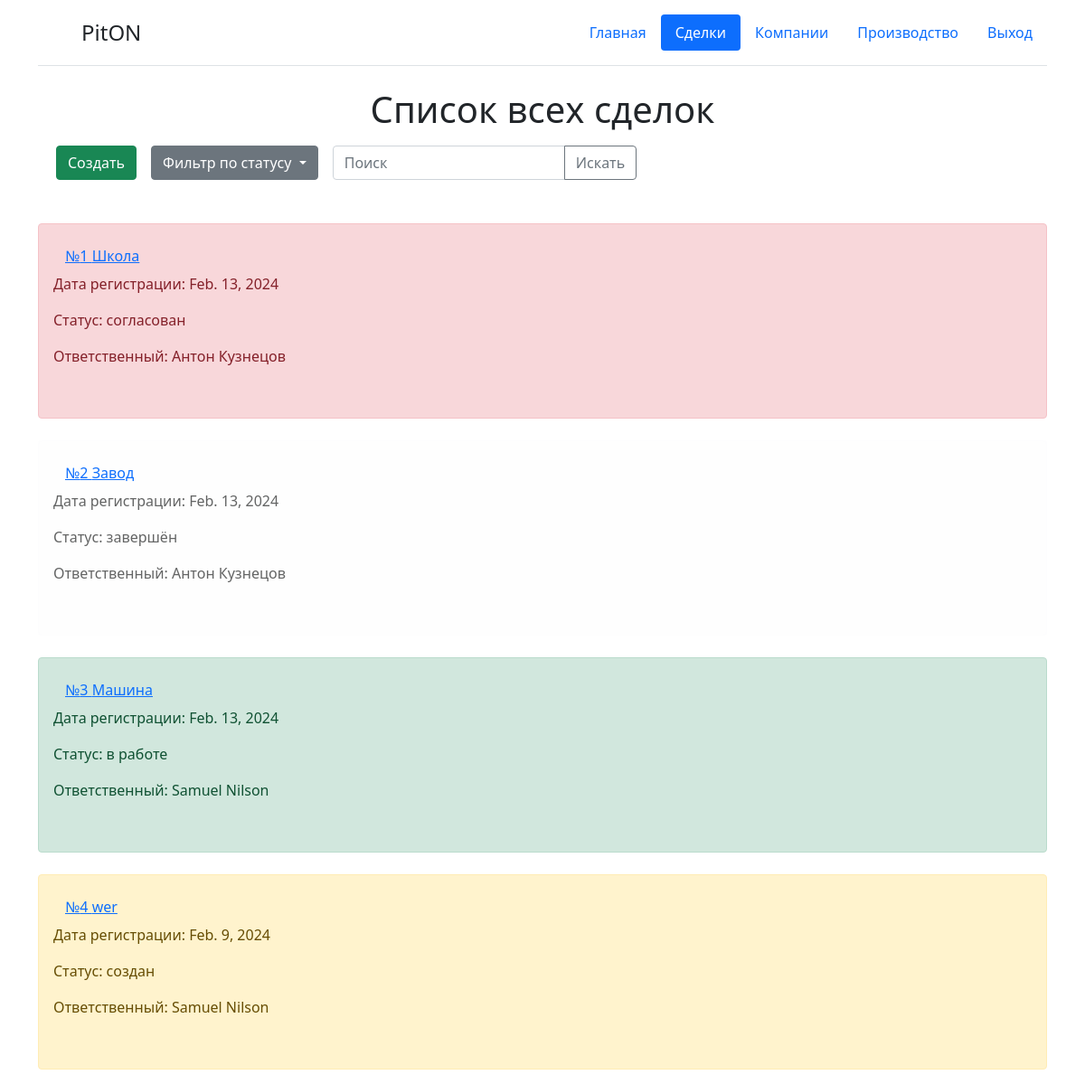
Page /transactionList (signed in) on the earlier database version.
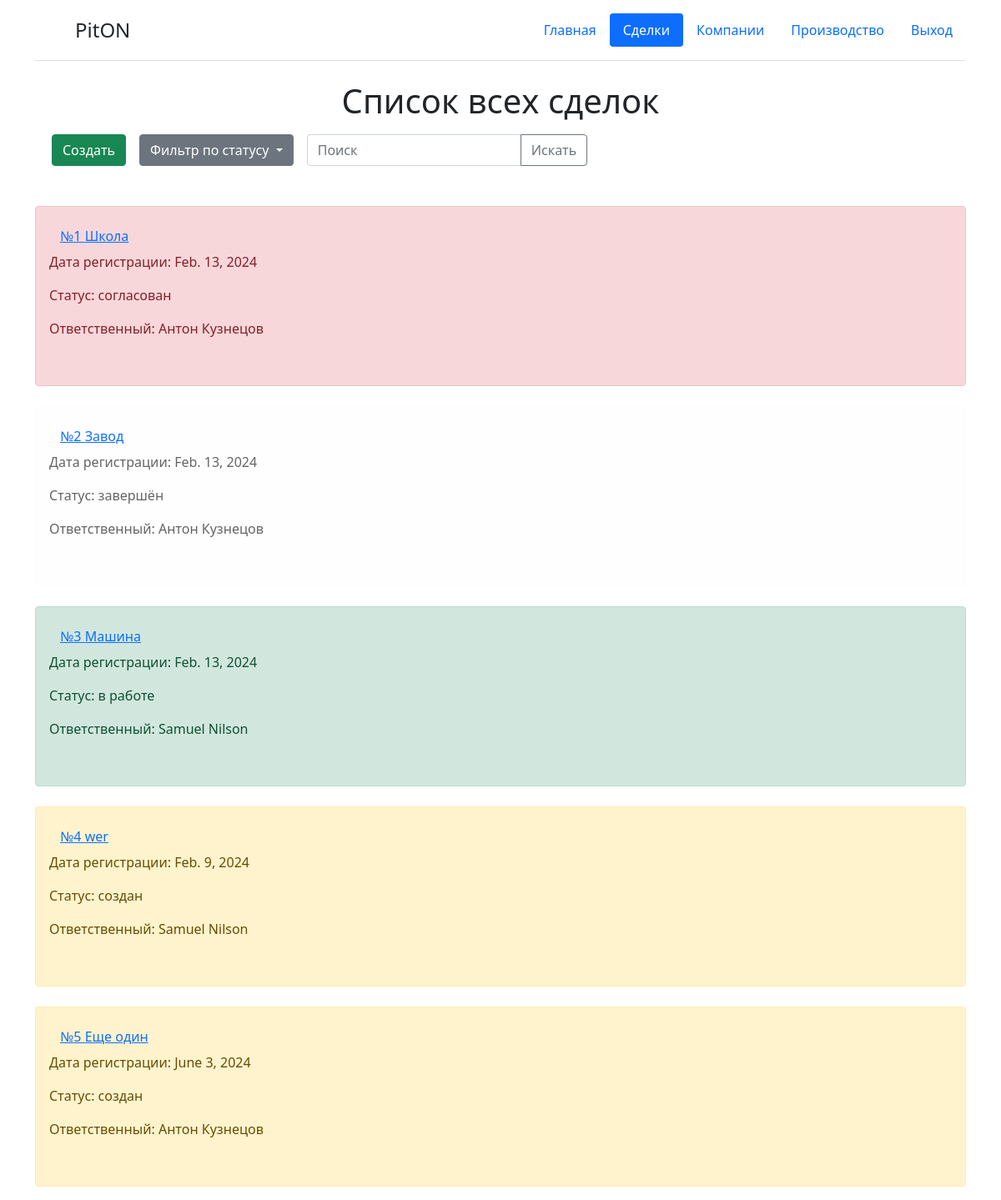
Same page on the later database version.
### reg/models.py (models this page shows, shortened)
class regModel(models.Model):
    STATUS = (
        ('1', 'создан'),
        ('2', 'согласован'),
        ('3', 'в работе'),
        ('4', 'завершён')
    )   # Статус может быть создан до 5 пунктов
    Numbers = models.CharField('Номер', max_length=10)
    Name = models.CharField('Наименование', max_length=100)
    Date_born = models.DateField('Дата создания', auto_now=True)
    Responsible = models.CharField('Ответственный', max_length=100)
    Status = models.CharField('Статус', max_length=30, default='1', choices=STATUS)
    Customer_company = models.ForeignKey(companyModel,
                                         on_delete=models.CASCADE,
                                         to_field='Name',
                                         related_name='customer_company',
                                         blank=True,  # Делаем поле необязательным
                                         null=True  # Добавляем null=True для обозначения пустого значения в базе данных
                                         )
    Seller_company = models.ForeignKey(companyModel,
                                       on_delete=models.CASCADE,
                                       to_field='Full_Name_Company',
                                       related_name='seller_company',
                                       blank=True,  # Делаем поле необязательным
                                       null=True  # Добавляем null=True для обозначения пустого значения в базе данных
                                       )
    Adres_obj = models.TextField('Адрес объекта')
    class Meta:
        verbose_name = 'Таблица регистрации'

### reg/views.py (the view, shortened to what this page needs)
# urls.py: path('transactionList', views.transactionList, name='transactionList'),   # Список сделок
def transactionList(request):
    error = ''
    if request.user.has_perm('reg.delete_regmodel'):
        dateReg = regModel.objects.all()
        title = 'Список всех сделок'
        add = True
    elif request.user.has_perm('reg.add_regmodel'):
        dateReg = regModel.objects.filter(Responsible=request.user.get_full_name())
        title = 'Список Ваших сделок'
        add = True
    elif request.user.has_perm('reg.view_regmodel'):
        dateReg = regModel.objects.filter(Status='3')
        title = 'Список согласованных сделок'
        add = False
    else:
        raise PermissionDenied
    if request.method == 'GET':
        if 'q' in request.GET:
            search_term = request.GET['q']
            print(search_term, dateReg)
            dateReg = dateReg.filter(
                Q(Numbers__iregex=search_term) |
                Q(Name__iregex=search_term) |
                Q(Responsible__iregex=search_term) |
                Q(Status__iregex=search_term)
            )
        elif 'sortirovka' in request.GET:
            selected_sorting = request.GET['sortirovka']
            if selected_sorting in ['всё']:
                if request.user.has_perm('reg.delete_regmodel'):
                    dateReg = dateReg.all()
                elif request.user.has_perm('reg.add_regmodel'):
                    dateReg = dateReg.filter(Responsible=request.user.get_full_name())
                elif not request.user.has_perm('reg.add_regmodel'):
                    dateReg = dateReg.filter(Status__in=['3', '4'])
                else:
                    raise PermissionDenied
            else:
                dateReg = dateReg.filter(Status=selected_sorting)
    form = transactionListForm()
    content = {
        'status_html': regModel.STATUS,     # статус для формы HTML
        'add': add,                     # статус пользователя для определения его прав на просмотр и изменения
        'title': title,                 # заголовок списка
        'data_cards': dateReg,          # данные для отображения в карточках
        'form': form,                   # данные для отображения в карточках
        'error': error,                 #
        'title2': 'Регистрация нового проекта',  # заголовок страницы
        'name_str': 'transactionList'  # заголовок страницы
    }
    return render(request, 'reg/list.html', content)

### reg/forms.py
class transactionListForm(ModelForm):
    class Meta:
        model = regModel
        fields = ['Name', 'Adres_obj']
        widgets = {
            'Name': TextInput(attrs={
                'class': 'form-control',
                'placeholder': 'Введите наименование проекта'
                }),
            'Adres_obj': TextInput(attrs={
                'class': 'form-control',
                'placeholder': 'Введите адрес объекта (Страна, Город, Улица, №Дома)'
                })
                }

### templates/reg/list.html (shortened to what this page needs)
{% extends 'reg/base.html' %}
{% block content %}
    <div class="container" xmlns="http://www.w3.org/1999/html" xmlns="http://www.w3.org/1999/html">
        <div class="d-flex justify-content-center"><h1> {{ title }}</h1></div>
        <div class="row gy-2">
            <div class="d-flex flex-row mb-3">
                <div class="p-2">
                    <div class="input-group mb-3">
                        <div class="input-group-prepend">
                        {% if add %}
                            <button type="button" class="btn btn-success" data-bs-toggle="modal" data-bs-target="#exampleModal">
                                Создать
                            </button>
                        {% endif %}
                        </div>
                    </div>
                </div>
                <div class="p-2">
                    {% if add %}
                    <div class="dropdown">
                        <a class="btn btn-secondary dropdown-toggle" role="button" id="dropdownMenuLink" data-bs-toggle="dropdown" aria-expanded="false">
                            Фильтр по статусу
                        </a>
                    </div>
                    {% endif %}
                </div>
                <div class="p-2">
                    <form action="{% url name_str %}" method="get">
                        <div class="input-group mb-3">
                          <input name="q" type="text" class="form-control" placeholder="Поиск" aria-describedby="button-addon2">
                          <button class="btn btn-outline-secondary" type="submit" id="button-addon2">Искать</button>
                        </div>
                    </form>
                </div>
            </div>
            {% for el in data_cards %}
            <div
                {% if el.Status == '1' %}
                class="alert alert-warning" role="alert"
                {% elif el.Status == '2' %}
                class="alert alert-danger" role="alert"
                {% elif el.Status == '3' %}
                class="alert alert-success" role="alert"
                {% else %}
                class="alert alert-light" role="alert"
                {% endif %}>
                <form method="post">
                    <button type="submit" class="btn btn-link" name="card" value="{{ el.id }}">
                        №{{ el.Numbers }} {{ el.Name }}
                    </button>
                </form>
                <p>Дата регистрации: {{ el.Date_born }}</p>
                <p>Статус: {{ el.get_Status_display }}</p>
                <p>Ответственный: {{ el.Responsible }}</p><br>
            </div>
            {% endfor %}
        </div>
    </div>
{% endblock %}

### templates/reg/base.html (shortened to what this page needs)
<!DOCTYPE html>
<html lang="ru">
<head>
    <link rel="stylesheet" href="https://cdn.jsdelivr.net/npm/bootstrap@5.1.3/dist/css/bootstrap.min.css">
</head>
{% if request.user.is_active %}
<body>
    <div class="container">
    <header class="d-flex flex-wrap justify-content-center py-3 mb-4 border-bottom">
        <a href="/" class="d-flex align-items-center mb-3 mb-md-0 me-md-auto text-dark text-decoration-none">
            <svg class="bi me-2" width="40" height="32"><use xlink:href="#bootstrap"></use></svg>
            <span class="fs-4">PitON</span>
        </a>
        <ul class="nav nav-pills">
            <li class="nav-item"><a href="{% url 'home' %}"
                                    {% if 'home' in request.path %}
                                    class="nav-link active"
                                    {% else %}
                                    class="nav-link"
                                    {% endif %}
                                    aria-current="page">Главная</a></li>
            <li class="nav-item"><a href="{% url 'transactionList' %}"
                                    {% if 'transactionList' in request.path %}
                                    class="nav-link active"
                                    {% else %}
                                    class="nav-link"
                                    {% endif %}>Сделки</a></li>
            <li class="nav-item"><a href="{% url 'companyList' %}"
                                {% if 'companyList' in request.path %}
                                class="nav-link active"
                                {% else %}
                                class="nav-link"
                                {% endif %}>Компании</a></li>
            <li class="nav-item"><a href="{% url 'start' %}"
                                {% if 'start' in request.path %}
                                class="nav-link active"
                                {% else %}
                                class="nav-link"
                                {% endif %}>Производство</a></li>
            <li class="nav-item">
                <a href="#" class="nav-link" onclick="event.preventDefault(); document.getElementById('logout-form').submit();">Выход</a>
            </li>
        </ul>
    </header>
    </div>
        <div class="container">
            {% block content %}{% endblock %}
        </div>
</body>
{% endif %}
</html>

Differences in the rows shown:
added regModel: Numbers "5", Name "Еще один", Date_born "June 3, 2024", Status "создан", Responsible "Антон Кузнецов"
